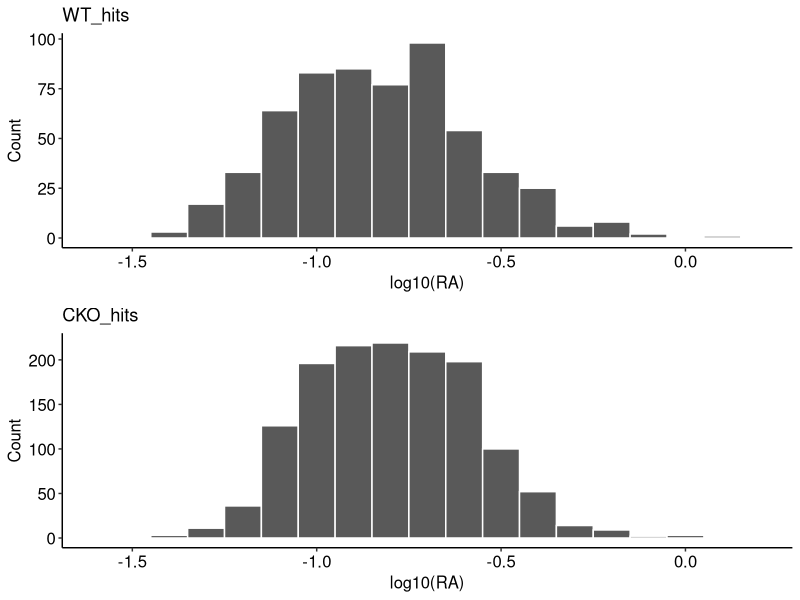
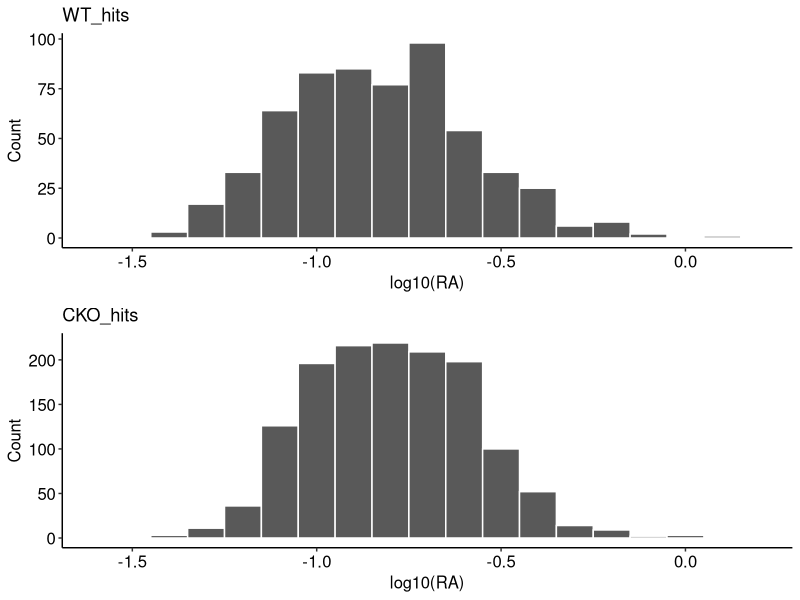
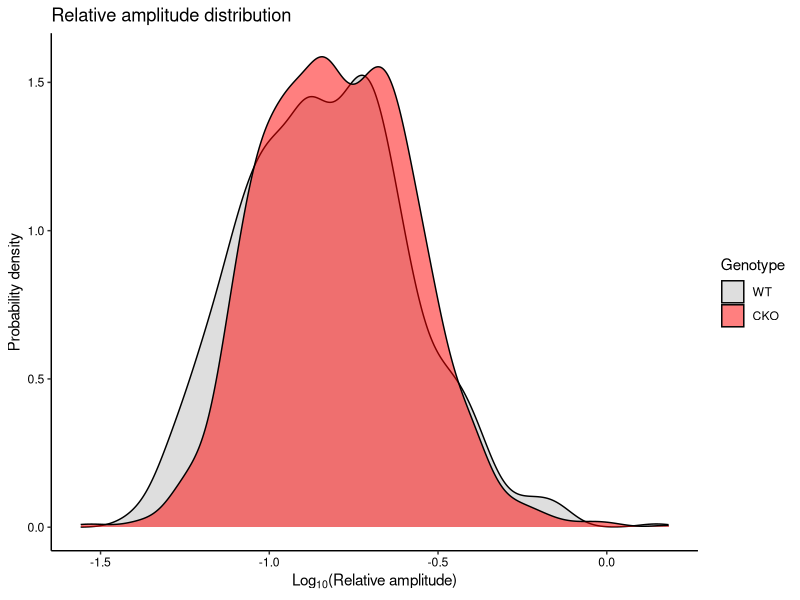

Write R code to recreate these figures, in order.
## ---- chunk 1
#######################################################################################################################################
# Independent analysis Notebook 8 - DESCRIPTION
#
# Here, we compare relative amplitudes of various subsets of proteins.
# At the end, we also extract and export proteins that are rhythmic in both genotypes.
# For these, we also calculate the fold-change in relative amplitudes and export this information for plotting elsewhere. 
#
# INPUTS = all proteins detected as rhythmic by RAIN (.csv)
# OUTPUTS = histograms and density plots comparing relative amplitudes (.pdf), list of fold-changes in relative amplitudes between genotypes (.csv).
# 
#######################################################################################################################################
## ---- chunk 2
# Setup
# Clear your workspace
rm(list=ls())

# Load useful packages

if (!require("tidyverse")) {
  install.packages("tidyverse", dependencies = TRUE)
  library(tidyverse)
}

if (!require("gridExtra")) {
  install.packages("gridExtra", dependencies = TRUE)
  library(gridExtra)
}

if (!require("Matching")) {
  install.packages("Matching", dependencies = TRUE)
  library(Matching)
}


if (!require("reshape2")) {
  install.packages("reshape2", dependencies = TRUE)
  library(reshape2)
}

# Make a list of all the .csv files in your working directory just so you can see what's going on
X = list.files(".",".csv")

# read the raw data files

WT_hits <- read.csv("WT_all_hits.csv", stringsAsFactors = FALSE)
WT_hits <- WT_hits[, 1:8]

CKO_hits <- read.csv("CKO_all_hits.csv", stringsAsFactors = FALSE)
CKO_hits <- CKO_hits[, 1:8]

## ---- chunk 3
# Log10 transform of relative amplitudes - therefore you can use t tests on these

WT_hits$Log10RA <- log10(WT_hits$WT_Relative_amplitudes)
CKO_hits$Log10RA <- log10(CKO_hits$CKO_Relative_amplitudes)

t.test(WT_hits$Log10RA, CKO_hits$Log10RA) # t test with Welch correction

ks.test(WT_hits$WT_Relative_amplitudes, CKO_hits$CKO_Relative_amplitudes) # Non-parametric test with raw data to check

# Print the medians to have a look
median(WT_hits$WT_Relative_amplitudes)
median(CKO_hits$CKO_Relative_amplitudes)

## ---- chunk 4
# Plot histograms

colnames(WT_hits)[5] = c("RA")
colnames(CKO_hits)[5] = c("RA")


axis_text_size = 12
axis_label_size = 12

histogram <- function(data) {
  ggplot(data, aes(x = log10(RA))) + 
  geom_histogram(binwidth = 0.1, col = "white") +
  xlim(-1.6, 0.2) +
  theme( # make it look nice
  panel.border = element_blank(),  
  panel.grid.major = element_blank(),
  panel.grid.minor = element_blank(),
  panel.background = element_blank(),
  axis.line = element_line(colour = "black"),
  axis.text=element_text(colour="black", size = axis_text_size),
  axis.title = element_text(colour = "black", size = axis_label_size)) +
  labs(title = deparse(substitute(data))) +
  ylab("Count")
}


p1 <- histogram(WT_hits)
p2 <- histogram(CKO_hits)

ggsave(plot = grid.arrange(p1, p2, nrow = 2),
       "RA histograms.pdf",
       width = 5, height = 8)

grid.arrange(p1, p2, nrow = 2)

## ---- chunk 5
# Use density plots to visualise WT + CKO together (for sanity - these are not good for presentation because the distributions are so close together)

desnsity_plots <- cbind(WT_hits$Log10RA, CKO_hits$Log10RA)
colnames(desnsity_plots) <- c("WT", "CKO")
desnsity_plots <- melt(desnsity_plots)
desnsity_plots <- desnsity_plots[, -1]
colnames(desnsity_plots) <- c("Genotype", "Log10RA")

WT_plot <- ggplot(desnsity_plots, aes(x = Log10RA, fill = Genotype)) + 
  geom_density(alpha = 0.5) + 
  scale_fill_manual(values= c("grey", "red")) +
  labs(title = "Relative amplitude distribution", x = expression("Log"[10]*"(Relative amplitude)"), y = "Probability density") +
  theme(
  # Remove panel border
  panel.border = element_blank(),  
  # Remove panel grid lines
  panel.grid.major = element_blank(),
  panel.grid.minor = element_blank(),
  # Remove panel background
  panel.background = element_blank(),
  # Add axis line
  axis.line = element_line(colour = "black"),
  axis.text=element_text(colour="black")
  )

WT_plot

ggsave(WT_plot, file="Density plots relative amplitude.pdf", width=4, height=3)
## ---- chunk 6
# How many CKO rhythmic proteins are rhythmic in WT but below the 10% RA threshold?

common_genes <- intersect(CKO_hits$Gene_names, WT_hits$Gene_names)

common_list <- cbind(common_genes)
common_list <- as.data.frame(common_list)

common_list <- as.data.frame(common_list[!is.na(common_list)])
colnames(common_list) <- c("common_genes")

# Select pVal + relative amplitude for the intersecting proteins

for (i in 1:nrow(common_list)) {
  common_list$WT_pVal[i] <- WT_hits[which(WT_hits$Gene_names %in% common_list$common_genes[i]), 4]
  common_list$CKO_pVal[i] <- CKO_hits[which(CKO_hits$Gene_names %in% common_list$common_genes[i]), 4]
  common_list$WT_RA[i] <- WT_hits[which(WT_hits$Gene_names %in% common_list$common_genes[i]), 5]
  common_list$CKO_RA[i] <- CKO_hits[which(CKO_hits$Gene_names %in% common_list$common_genes[i]), 5]
}

colnames(common_list) <- c("Gene name", "WT pVal", "CKO pVal", "WT Relative Amplitude", "CKO Relative Amplitude")

c <- common_list

c$`Protein name` <- WT_hits[which(WT_hits$Gene_names %in% c$`Gene name`) ,2]
c$uniprot <- WT_hits[which(WT_hits$Gene_names %in% c$`Gene name`) ,1]
c$amplification <- c$`CKO Relative Amplitude` / c$`WT Relative Amplitude`
c$logamp <- log10(c$amplification)
write.csv(c, "CKO_all_amplified_proteins.csv", row.names = F)
